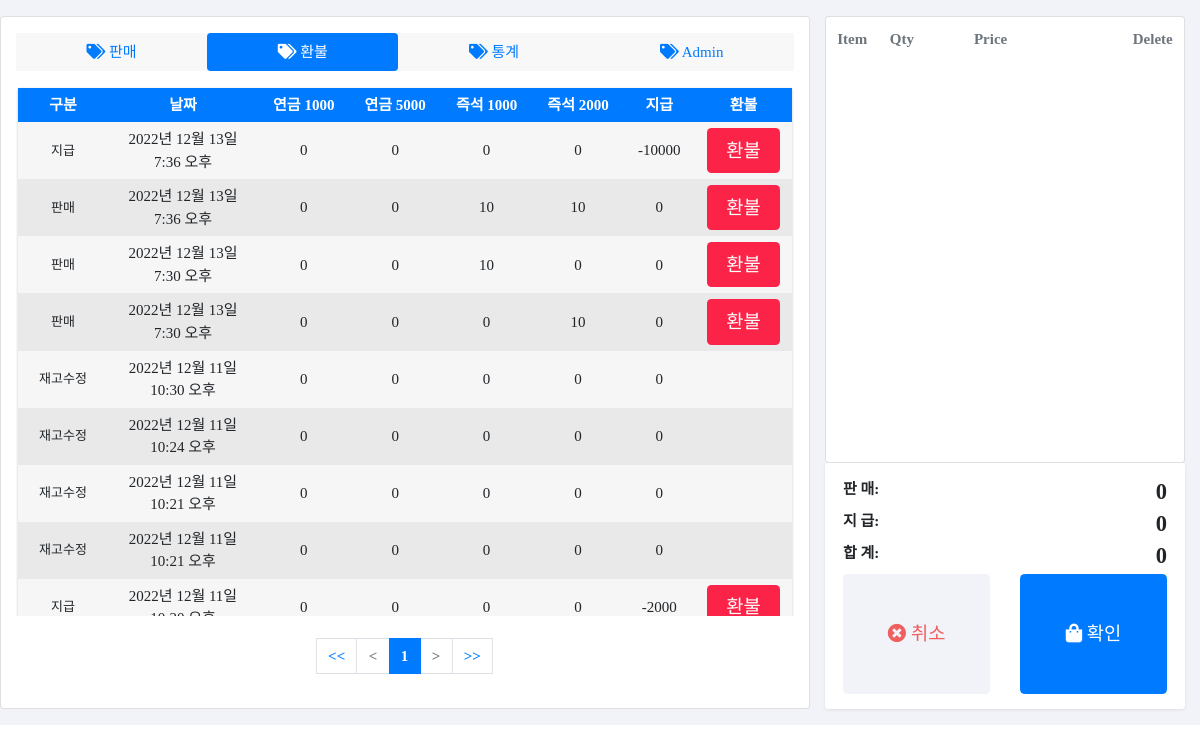
Before: /refund/?page=2 with the older database file.
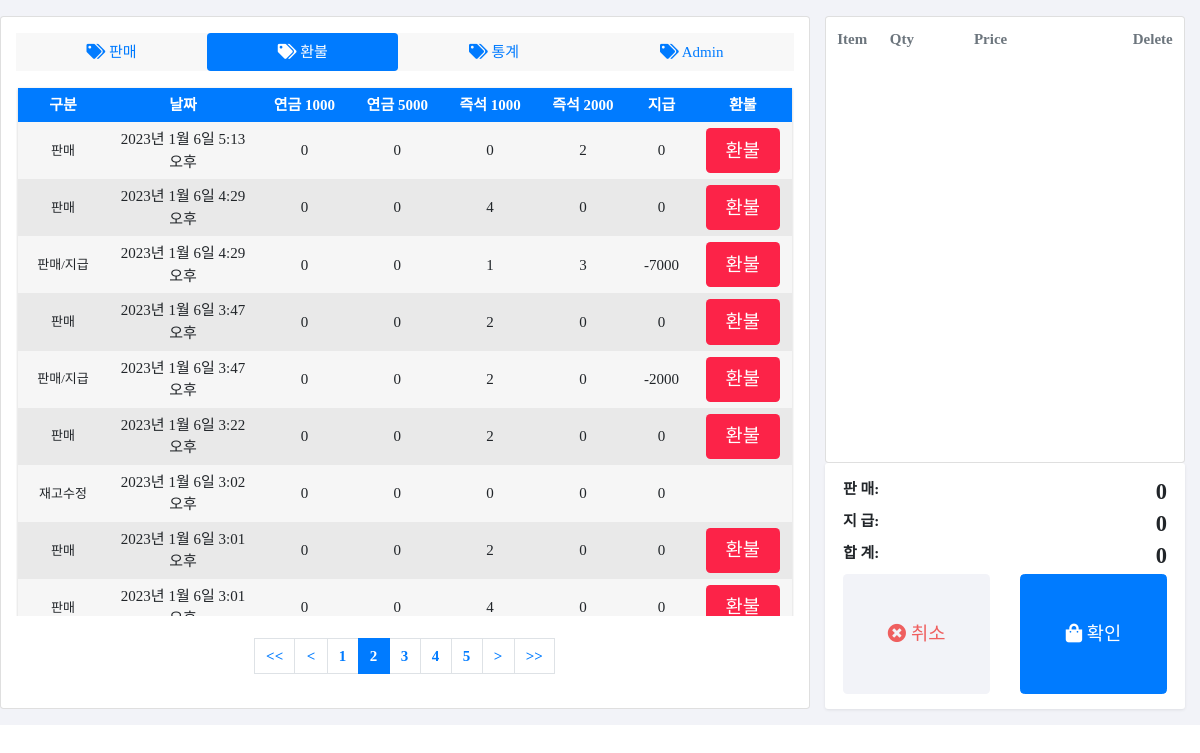
After: the same page with the newer database file.
### POSApp/models.py (models this page shows)
class POSDB(models.Model):
    seq = models.IntegerField(primary_key=True)
    category = models.CharField(max_length=10, null=True)
    pension_lottery_1000 = models.IntegerField(null=True)
    pension_lottery_5000 = models.IntegerField(null=True)
    instant_lottery_1000 = models.IntegerField(null=True)
    instant_lottery_2000 = models.IntegerField(null=True)
    pension_lottery_1000_Qty = models.IntegerField(null=True)
    pension_lottery_5000_Qty = models.IntegerField(null=True)
    instant_lottery_1000_Qty = models.IntegerField(null=True)
    instant_lottery_2000_Qty = models.IntegerField(null=True)
    sale = models.IntegerField(null=True)
    pay = models.IntegerField(null=True)
    sale_time = models.DateTimeField(null=True)
    daily_sale_start = models.DateTimeField(null=True)
    base_balance = models.IntegerField(null=True)
    ismodify = models.BooleanField(null=True)

### POSApp/views.py (the view, shortened to what this page needs)
# urls.py: path('refund/', views.refund, name="refund"),
def refund(request):
    sale_pay_lists = POSDB.objects.order_by('-seq')
    paginator = Paginator(sale_pay_lists, 20)
    page = request.GET.get('page', 1)  # 페이지
    page_obj = paginator.get_page(page)
    context = {
        'sale_pay_list': page_obj,
    }
    return render(request, 'refund.html', context)

### POSApp/templates/refund.html (shortened to what the changed rows need)
<!DOCTYPE HTML>
<html lang="en">
{% load static %}
<head>
    <link href="{% static 'assets/css/bootstrap.css' %}" rel="stylesheet" type="text/css" />
    <link href="{% static 'assets/css/ui.css' %}" rel="stylesheet" type="text/css" />
    <link href="{% static 'assets/fonts/fontawesome/css/fontawesome-all.min.css' %}" type="text/css" rel="stylesheet">
    <link href="{% static 'assets/css/OverlayScrollbars.css' %}" type="text/css" rel="stylesheet" />
</head>
<body>
    <section class="section-content padding-y-sm bg-default ">
        <div class="container-fluid">
            <div class="row">
                <div class="col-md-8 card padding-y-sm card ">
                    <form action="{% url 'POSApp:refund' %}" method="POST">
                    <div class="wrapper" style="overflow:scroll; height:530px; text-align:center;">
                        <div class="table_refund">
                                {% for sale_pay in sale_pay_list %}
                                <div class="row_table">
                                    <div class="cell cell_category" data-title="구분">{{sale_pay.category}}</div>
                                    <div class="cell" data-title="판매시간">{{sale_pay.sale_time}}</div>
                                    <div class="cell" data-title="연금 1000">{{sale_pay.pension_lottery_1000_Qty}}</div>
                                    <div class="cell" data-title="연금 2000">{{sale_pay.pension_lottery_5000_Qty}}</div>
                                    <div class="cell" data-title="즉석 1000">{{sale_pay.instant_lottery_1000_Qty}}</div>
                                    <div class="cell" data-title="즉석 2000">{{sale_pay.instant_lottery_2000_Qty}}</div>
                                    <div class="cell" data-title="지급 금액">{{sale_pay.pay}}</div>
                                    <div class="cell" data-title="환불">
                                        {% if sale_pay.category == "환불" %}
                                        {% elif sale_pay.category == "재고수정"%}
                                        {% elif sale_pay.category == "판매(환불완료)"%}
                                        {% elif sale_pay.category == "지급(환불완료)"%}
                                        {% elif sale_pay.category == "판매/지급(환불완료)"%}
                                        {% else %}
                                        <button class="btn btn-primary_refund btn-lg btn-block" onclick="refund({{forloop.counter0}})">
                                            환불
                                        </button>
                                        {% endif %}
                                    </div>
                                </div>
                                {% endfor %}
                            </div>
                        </div>
                        </form>
                    <br>
                    <div class="pagination_">
                        <ul class="pagination justify-content-center">
                            {% if sale_pay_list.has_previous %}
                            <li class="page-item">
                                <a class="page-link" href="?page={{sale_pay_list.previous_page_number}}"><</a>
                            </li>
                            {% else %}
                            <li class="page-item disabled">
                                <a class="page-link" tabindex="-1" aria-disabled="true" href="#"><</a>
                            </li>
                            {% endif %}
                            {% for page_number in sale_pay_list.paginator.page_range %}
                            {% if page_number >= sale_pay_list.number|add:-3 and page_number <= sale_pay_list.number|add:3 %}
                                {% if page_number == sale_pay_list.number %}
                                <li class="page-item active" aria-current="page">
                                    <a class="page-link" href="?page={{page_number}}"style="background:#007bff;font-weight: bold;">{{page_number}}</a>
                                <li>
                                {% else %}
                                <li class="page-item">
                                    <a class="page-link" href="?page={{page_number}}">{{page_number}}</a>
                                </li>
                                {% endif %}
                            {% endif %}
                            {% endfor %}
                            {% if sale_pay_list.has_next %}
                            <li class="page-item">
                                <a class="page-link" href="?page={{sale_pay_list.next_page_number}}">></a>
                            </li>
                            {% else %}
                            <li class="page-item disabled">
                                <a class="page-link" tabindex="-1" aria-disabled="true" href="#">></a>
                            </li>
                            {% endif %}
                            <li class="page-first">
                            </li>
                        </ul>
                    </div>
                    </div>
                <div class="col-md-4">
                    <div class="card">
                        <span id="cart">
                            <form action="{% url 'POSApp:index' %}" method="POST">
                                <table class="table table-hover shopping-cart-wrap">
                                    <thead class="text-muted">
                                        <tr>
                                            <th scope="col">Item</th>
                                            <th scope="col" width="120">Qty</th>
                                            <th scope="col" width="120">Price</th>
                                            <th scope="col" class="text-right" width="200">Delete</th>
                                        </tr>
                                    </thead>
                                </table>
                            </form>
                        </span>
                    </div>
                </div>
            </div>
        </div>
    </section>
</body>
</html>

Changed rows visible on the page:
no longer on this page (row edited): POSDB: category "지급", sale_time "2022년 12월 13일 7:36 오후", pension_lottery_1000_Qty "0", pension_lottery_5000_Qty "0", instant_lottery_1000_Qty "0", instant_lottery_2000_Qty "0", pay "-10000"
no longer on this page (row edited): POSDB: category "판매", sale_time "2022년 12월 13일 7:36 오후", pension_lottery_1000_Qty "0", pension_lottery_5000_Qty "0", instant_lottery_1000_Qty "10", instant_lottery_2000_Qty "10", pay "0"
no longer on this page (row edited): POSDB: category "판매", sale_time "2022년 12월 13일 7:30 오후", pension_lottery_1000_Qty "0", pension_lottery_5000_Qty "0", instant_lottery_1000_Qty "10", instant_lottery_2000_Qty "0", pay "0"
no longer on this page (row edited): POSDB: category "판매", sale_time "2022년 12월 13일 7:30 오후", pension_lottery_1000_Qty "0", pension_lottery_5000_Qty "0", instant_lottery_1000_Qty "0", instant_lottery_2000_Qty "10", pay "0"
no longer on this page (row unchanged): POSDB: category "재고수정", sale_time "2022년 12월 11일 10:30 오후", pension_lottery_1000_Qty "0", pension_lottery_5000_Qty "0", instant_lottery_1000_Qty "0", instant_lottery_2000_Qty "0", pay "0"
no longer on this page (row unchanged): POSDB: category "재고수정", sale_time "2022년 12월 11일 10:24 오후", pension_lottery_1000_Qty "0", pension_lottery_5000_Qty "0", instant_lottery_1000_Qty "0", instant_lottery_2000_Qty "0", pay "0"
no longer on this page (row unchanged): POSDB: category "재고수정", sale_time "2022년 12월 11일 10:21 오후", pension_lottery_1000_Qty "0", pension_lottery_5000_Qty "0", instant_lottery_1000_Qty "0", instant_lottery_2000_Qty "0", pay "0"
no longer on this page (row unchanged): POSDB: category "재고수정", sale_time "2022년 12월 11일 10:21 오후", pension_lottery_1000_Qty "0", pension_lottery_5000_Qty "0", instant_lottery_1000_Qty "0", instant_lottery_2000_Qty "0", pay "0"
no longer on this page (row unchanged): POSDB: category "지급", sale_time "2022년 12월 11일…", pension_lottery_1000_Qty "0", pension_lottery_5000_Qty "0", instant_lottery_1000_Qty "0", instant_lottery_2000_Qty "0", pay "-2000"
added POSDB: category "판매", sale_time "2023년 1월 6일 5:13 오후", pension_lottery_1000_Qty "0", pension_lottery_5000_Qty "0", instant_lottery_1000_Qty "0", instant_lottery_2000_Qty "2", pay "0"
added POSDB: category "판매", sale_time "2023년 1월 6일 4:29 오후", pension_lottery_1000_Qty "0", pension_lottery_5000_Qty "0", instant_lottery_1000_Qty "4", instant_lottery_2000_Qty "0", pay "0"
added POSDB: category "판매/지급", sale_time "2023년 1월 6일 4:29 오후", pension_lottery_1000_Qty "0", pension_lottery_5000_Qty "0", instant_lottery_1000_Qty "1", instant_lottery_2000_Qty "3", pay "-7000"
added POSDB: category "판매", sale_time "2023년 1월 6일 3:47 오후", pension_lottery_1000_Qty "0", pension_lottery_5000_Qty "0", instant_lottery_1000_Qty "2", instant_lottery_2000_Qty "0", pay "0"
added POSDB: category "판매/지급", sale_time "2023년 1월 6일 3:47 오후", pension_lottery_1000_Qty "0", pension_lottery_5000_Qty "0", instant_lottery_1000_Qty "2", instant_lottery_2000_Qty "0", pay "-2000"
added POSDB: category "판매", sale_time "2023년 1월 6일 3:22 오후", pension_lottery_1000_Qty "0", pension_lottery_5000_Qty "0", instant_lottery_1000_Qty "2", instant_lottery_2000_Qty "0", pay "0"
added POSDB: category "재고수정", sale_time "2023년 1월 6일 3:02 오후", pension_lottery_1000_Qty "0", pension_lottery_5000_Qty "0", instant_lottery_1000_Qty "0", instant_lottery_2000_Qty "0", pay "0"
added POSDB: category "판매", sale_time "2023년 1월 6일 3:01 오후", pension_lottery_1000_Qty "0", pension_lottery_5000_Qty "0", instant_lottery_1000_Qty "2", instant_lottery_2000_Qty "0", pay "0"
added POSDB: category "판매", sale_time "2023년 1월 6일 3:01…", pension_lottery_1000_Qty "0", pension_lottery_5000_Qty "0", instant_lottery_1000_Qty "4", instant_lottery_2000_Qty "0", pay "0"
Other visible differences:
list line gone: "1"
new list line: "1"
new list line: "2"
new list line: "3"
new list line: "4"
new list line: "5"
